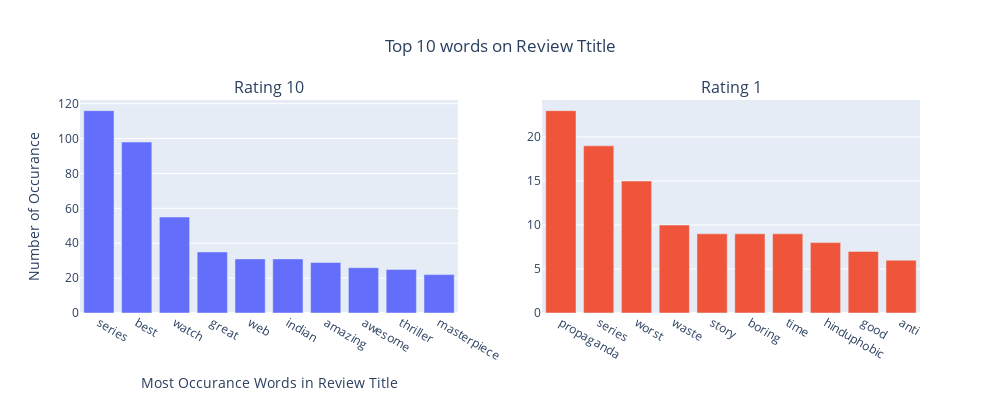

The code cell stored with this chart in its notebook:
### Code cell
fig = make_subplots(
    rows=1, cols=2,
    subplot_titles=("Rating 10", "Rating 1"))
fig.add_trace(go.Bar(x=review_title_rating_10['Words'], y=review_title_rating_10['Count']),
              row=1, col=1)
fig.add_trace(go.Bar(x=review_title_rating_1['Words'], y=review_title_rating_1['Count']),
              row=1, col=2)

fig.update_layout(height=400, width=1000,showlegend=False,
                  xaxis_title="Most Occurance Words in Review Title",
    yaxis_title="Number of Occurance", title={
        'text': "Top 10 words on Review Ttitle",
        'y':0.9,
        'x':0.5,
        'xanchor': 'center',
        'yanchor': 'top'},
                 )

fig.show()

### Figure 1 — Plotly figure (JSON) as saved in the notebook; plotly's stock layout.template omitted (floating-point values rounded to 4 significant figures)
{"data": [{"type": "bar", "x": ["series", "best", "watch", "great", "web", "indian", "amazing", "awesome", "thriller", "masterpiece"], "xaxis": "x", "y": [116, 98, 55, 35, 31, 31, 29, 26, 25, 22], "yaxis": "y"}, {"type": "bar", "x": ["propaganda", "series", "worst", "waste", "story", "boring", "time", "hinduphobic", "good", "anti"], "xaxis": "x2", "y": [23, 19, 15, 10, 9, 9, 9, 8, 7, 6], "yaxis": "y2"}], "layout": {"annotations": [{"font": {"size": 16}, "showarrow": false, "text": "Rating 10", "x": 0.225, "xanchor": "center", "xref": "paper", "y": 1, "yanchor": "bottom", "yref": "paper"}, {"font": {"size": 16}, "showarrow": false, "text": "Rating 1", "x": 0.775, "xanchor": "center", "xref": "paper", "y": 1, "yanchor": "bottom", "yref": "paper"}], "height": 400, "showlegend": false, "title": {"text": "Top 10 words on Review Ttitle", "x": 0.5, "xanchor": "center", "y": 0.9, "yanchor": "top"}, "width": 1000, "xaxis": {"anchor": "y", "domain": [0, 0.45], "title": {"text": "Most Occurance Words in Review Title"}}, "xaxis2": {"anchor": "y2", "domain": [0.55, 1]}, "yaxis": {"anchor": "x", "domain": [0, 1], "title": {"text": "Number of Occurance"}}, "yaxis2": {"anchor": "x2", "domain": [0, 1]}}}
